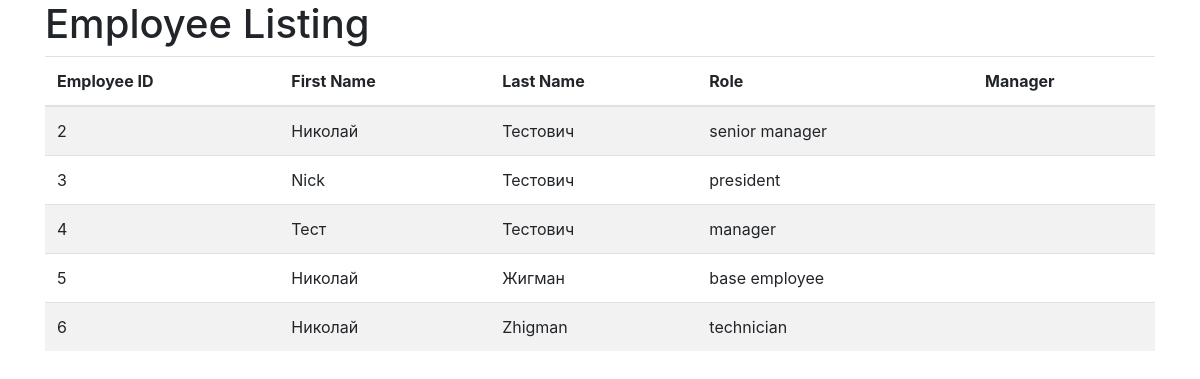
The page / on the database its author committed.
### workers/models.py (models this page shows, shortened)
class EmployeeMptt(MPTTModel):
    STANDARD = 'STD'
    TECHNICIAN = 'TECH'
    MANAGER = 'MGR'
    SR_MANAGER = 'SRMGR'
    PRESIDENT = 'PRES'
    EMPLOYEE_TYPES = (
        (STANDARD, 'base employee'),
        (TECHNICIAN, 'technician'),
        (MANAGER, 'manager'),
        (SR_MANAGER, 'senior manager'),
        (PRESIDENT, 'president'))
    role = models.CharField(max_length=25, choices=EMPLOYEE_TYPES, verbose_name="Должность")
    first_name = models.CharField(max_length=100, verbose_name="Имя")
    last_name = models.CharField(max_length=100, verbose_name="Фамилия")
    work_start = models.DateTimeField(default=timezone.now, verbose_name="Начало работы")
    salary = models.DecimalField(max_digits=9, decimal_places=2, verbose_name="Заработная плата")
    paid_out = models.DecimalField(max_digits=9, decimal_places=2, verbose_name="Выплаченная зарплата", blank=True, null=True)
    lvl = models.IntegerField(validators=[MinValueValidator(0), MaxValueValidator(5)], blank=True, null=True, verbose_name="Уровень")
    parent = TreeForeignKey('self', null=True, related_name='children', on_delete=models.CASCADE, blank=True, verbose_name="Начальник")
    class MPTTMeta:
        parent_attr = 'parent'

### workers/views.py (the view)
# urls.py: path('', views.index, name='index'),
def index(request):
    employees = EmployeeMptt.objects.order_by('id').all()
    context = {'employees': employees}
    return render(request, 'employee/index.html', context)

### templates/employee/index.html (shortened to what this page needs)
<!DOCTYPE html>
<html lang="en">
    <head>
        <link rel="stylesheet" href="https://maxcdn.bootstrapcdn.com/bootstrap/4.0.0-beta/css/bootstrap.min.css">
    </head>
    <body>
        <div class="container">
            <div class="row">
                <div class="col-md-12">
                    <h1>Employee Listing</h1>
                </div>
            </div>
            <div class="row">
                <div class="col-md-12">
                    <table class="table table-striped">
                        <thead class="thead-inverse">
                            <tr>
                                <th>Employee ID</th>
                                <th>First Name</th>
                                <th>Last Name</th>
                                <th>Role</th>
                                <th>Manager</th>
                            </tr>
                        </thead>
                        <tbody class='table-striped'>
                            {% for employee in employees %}
                            <tr>
                                <td>{{ employee.id }}</td>
                                <td>{{ employee.first_name }}</td>
                                <td>{{ employee.last_name }}</td>
                                <td>{{ employee.get_role_display }}</td>
                                <td>{% if employee.manager %}{{ employee.manager.first_name }} {{ employee.manager.last_name }}{% endif %}</td>
                            </tr>
                            {% endfor %}
                        </tbody>
                    </table>
                </div>
            </div>
        </div>
    </body>
</html>

### rows shown on the page
EmployeeMptt: id "2", first_name "Николай", last_name "Тестович", role "senior manager"
EmployeeMptt: id "3", first_name "Nick", last_name "Тестович", role "president"
EmployeeMptt: id "4", first_name "Тест", last_name "Тестович", role "manager"
EmployeeMptt: id "5", first_name "Николай", last_name "Жигман", role "base employee"
EmployeeMptt: id "6", first_name "Николай", last_name "Zhigman", role "technician"
